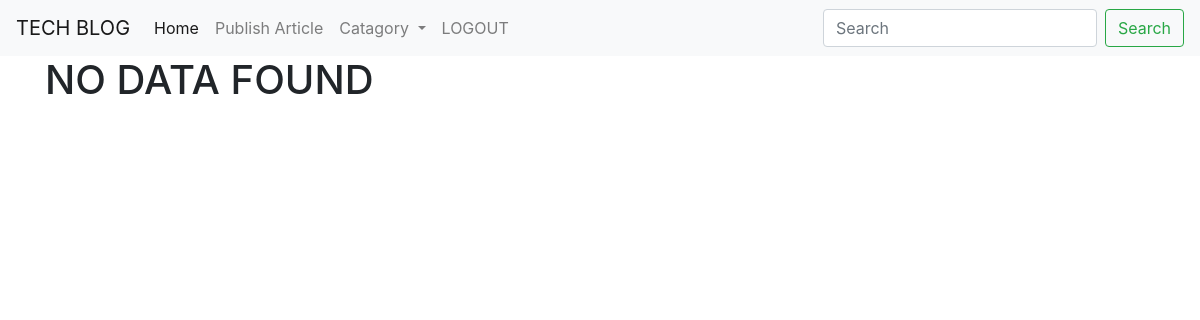
/git/, run on an earlier commit of the app's database.
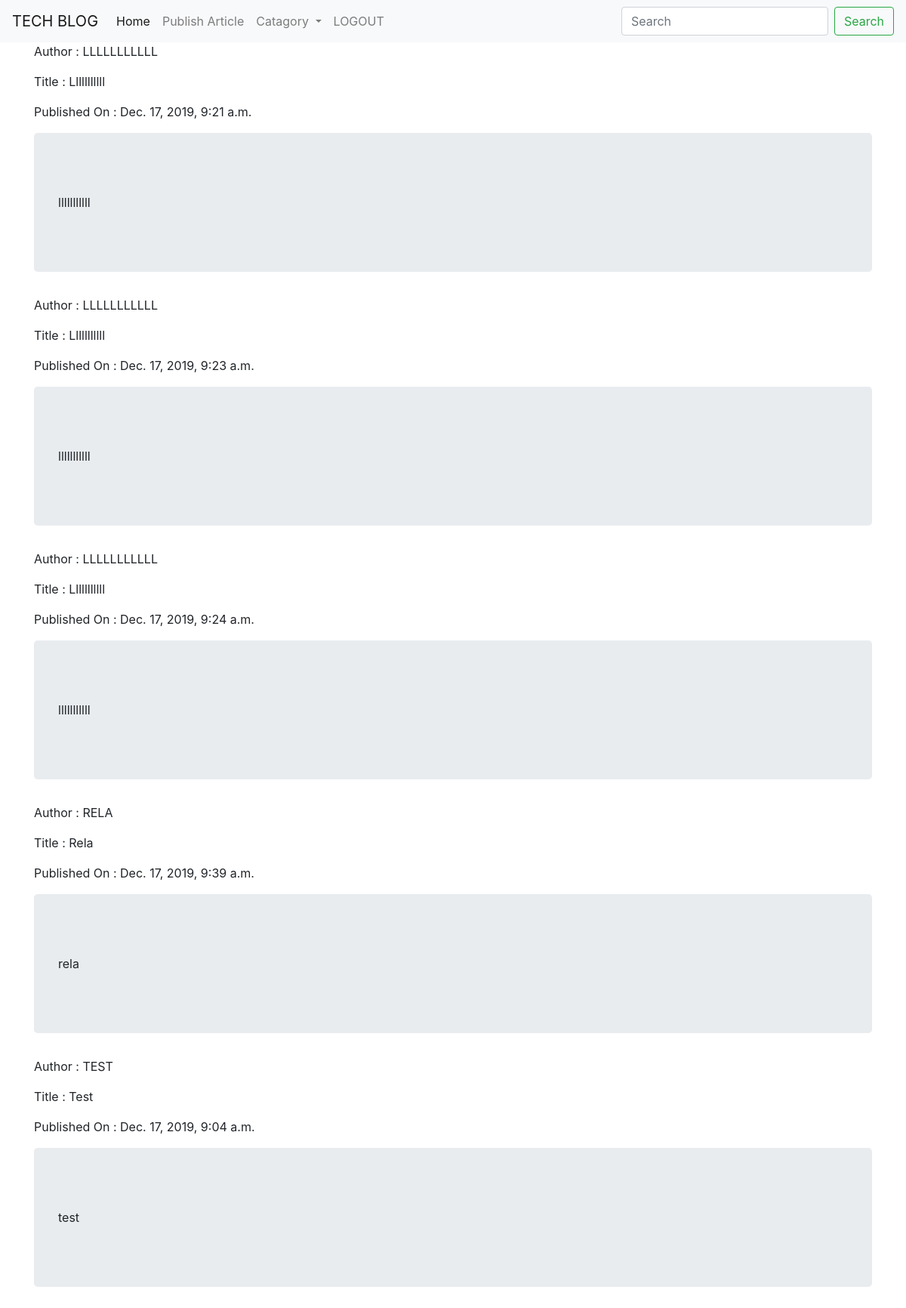
And on a later commit of the database.
### devops_blog/models.py (models this page shows)
class blogmodel(models.Model):
    MAIN_TOPICS = (
        ('G', 'GIT'),
        ('J', 'JENKINS'),
        ('B', 'BUILD TOOLS'),
        ('D', 'DOCKER'),
        ('A', 'ANSIBLE'),
        ('K', 'KUBERNATES'),
        ('C', 'CLOUD'),
        ('L', 'LINUX'),
        ('P', 'PYTHON'),
        ('S', 'DATA SCIENCE'),
        ('M', 'MACHINE LEARNING'),
        ('O','MONITORING TOOLS')
    )
    type = models.CharField(max_length=20, choices=MAIN_TOPICS)
    author_name = models.CharField(max_length=60)
    article_name = models.CharField(max_length=150)
    date_time = models.DateTimeField(auto_now=True, auto_now_add=False)
    content = models.TextField()

### devops_blog/views.py (the view)
# urls.py: path('git/',views.gitview,name='git'),
def gitview(request):
    my_list = blogmodel.objects.order_by('author_name')
    my_dict = {'form':my_list}
    return render(request,'devops_blog/git.html',context=my_dict)

### devops_blog/templates/devops_blog/git.html
{% extends 'devops_blog/base.html' %}
{% block body_block %}
<div class="container">
  {% if form %}
  {% for k in form %}
  {% if k.type == 'G' %}
    <p>Author : {{ k.author_name|upper }}</p>
    <p>Title : {{ k.article_name|title }}</p>
    <p>Published On : {{ k.date_time }}</p>
    <div class="jumbotron">
    <p>{{ k.content|linebreaks }}</p>
    </div>
  {% endif %}
  {% endfor %}
  {% else %}
  <h1>NO DATA FOUND</h1>
  {% endif %}
</div>
{% endblock %}

What changed in the data, as far as the page shows it:
added blogmodel: author_name "LLLLLLLLLLL", article_name "Lllllllllll", date_time "Dec. 17, 2019, 9:21 a.m.", content "lllllllllll"
added blogmodel: author_name "LLLLLLLLLLL", article_name "Lllllllllll", date_time "Dec. 17, 2019, 9:23 a.m.", content "lllllllllll"
added blogmodel: author_name "LLLLLLLLLLL", article_name "Lllllllllll", date_time "Dec. 17, 2019, 9:24 a.m.", content "lllllllllll"
added blogmodel: author_name "RELA", article_name "Rela", date_time "Dec. 17, 2019, 9:39 a.m.", content "rela"
added blogmodel: author_name "TEST", article_name "Test", date_time "Dec. 17, 2019, 9:04 a.m.", content "test"
Also different on the page:
text no longer shown: "NO DATA FOUND"
